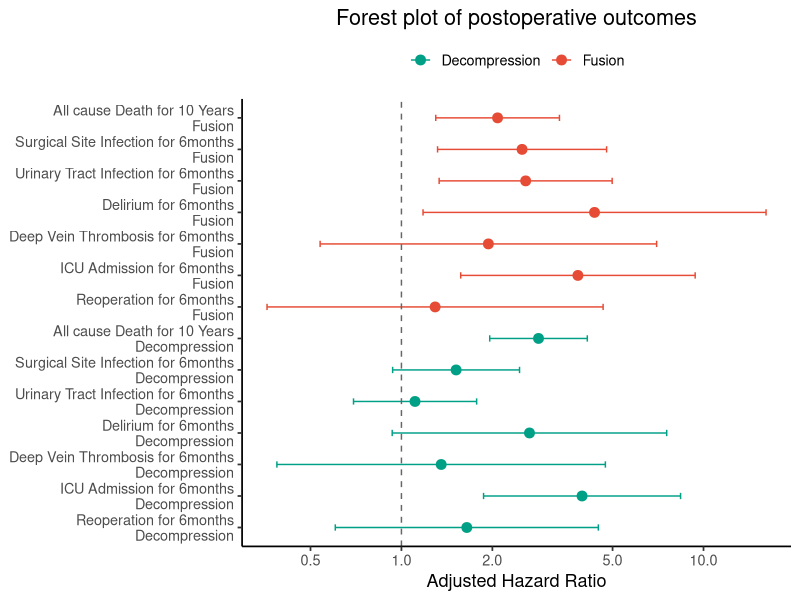

Write the R code that produced this figure.
library(tidyverse)
library(ggplot2)

# ✅ 데이터 입력 (event 이름 그대로 유지)
df <- tribble(
  ~Outcome, ~Operation, ~HR, ~Lower, ~Upper,
  
  "All cause Death for 10 Years", "Fusion", 2.081, 1.299, 3.335,
  "All cause Death for 10 Years", "Decompression", 2.843, 1.960, 4.124,
  
  "Surgical Site Infection for 6months", "Fusion", 2.508, 1.317, 4.777,
  "Surgical Site Infection for 6months", "Decompression", 1.517, 0.935, 2.460,
  
  "Urinary Tract Infection for 6months", "Fusion", 2.578, 1.333, 4.984,
  "Urinary Tract Infection for 6months", "Decompression", 1.109, 0.694, 1.774,
  
  "Delirium for 6months", "Fusion", 4.357, 1.179, 16.108,
  "Delirium for 6months", "Decompression", 2.654, 0.932, 7.553,
  
  "Deep Vein Thrombosis for 6months", "Fusion", 1.940, 0.538, 6.995,
  "Deep Vein Thrombosis for 6months", "Decompression", 1.354, 0.387, 4.733,
  
  "ICU Admission for 6months", "Fusion", 3.839, 1.571, 9.384,
  "ICU Admission for 6months", "Decompression", 3.962, 1.870, 8.395,
  
  "Reoperation for 6months", "Fusion", 1.293, 0.359, 4.652,
  "Reoperation for 6months", "Decompression", 1.646, 0.604, 4.486
)

# ✅ Outcome 순서 고정 (입력 순서 유지)
df$Outcome <- factor(df$Outcome, levels = rev(unique(df$Outcome)))

# ✅ 계층형 y축 (Outcome + subgroup)
df <- df %>%
  arrange(Outcome, Operation) %>%
  mutate(
    Operation_label = paste0("   ", Operation),  # indent
    y_axis = interaction(Outcome, Operation_label, sep = "\n")
  )

# ✅ forest plot
ggplot(df, aes(x = HR, y = y_axis, color = Operation)) +
  
  geom_point(size = 3) +
  
  geom_errorbarh(aes(xmin = Lower, xmax = Upper),
                 height = 0.2) +
  
  geom_vline(xintercept = 1,
             linetype = "dashed",
             color = "grey40") +
  
  scale_x_log10(breaks = c(0.5, 1, 2, 5, 10, 20)) +
  
  labs(
    title = "Forest plot of postoperative outcomes",
    x = "Adjusted Hazard Ratio",
    y = NULL
  ) +
  
  scale_color_manual(values = c(
    "Fusion" = "#E64B35",
    "Decompression" = "#00A087"
  )) +
  
  theme_classic(base_size = 13) +
  
  theme(
    legend.position = "top",
    legend.title = element_blank(),
    plot.title = element_text(hjust = 0.5)
  )
